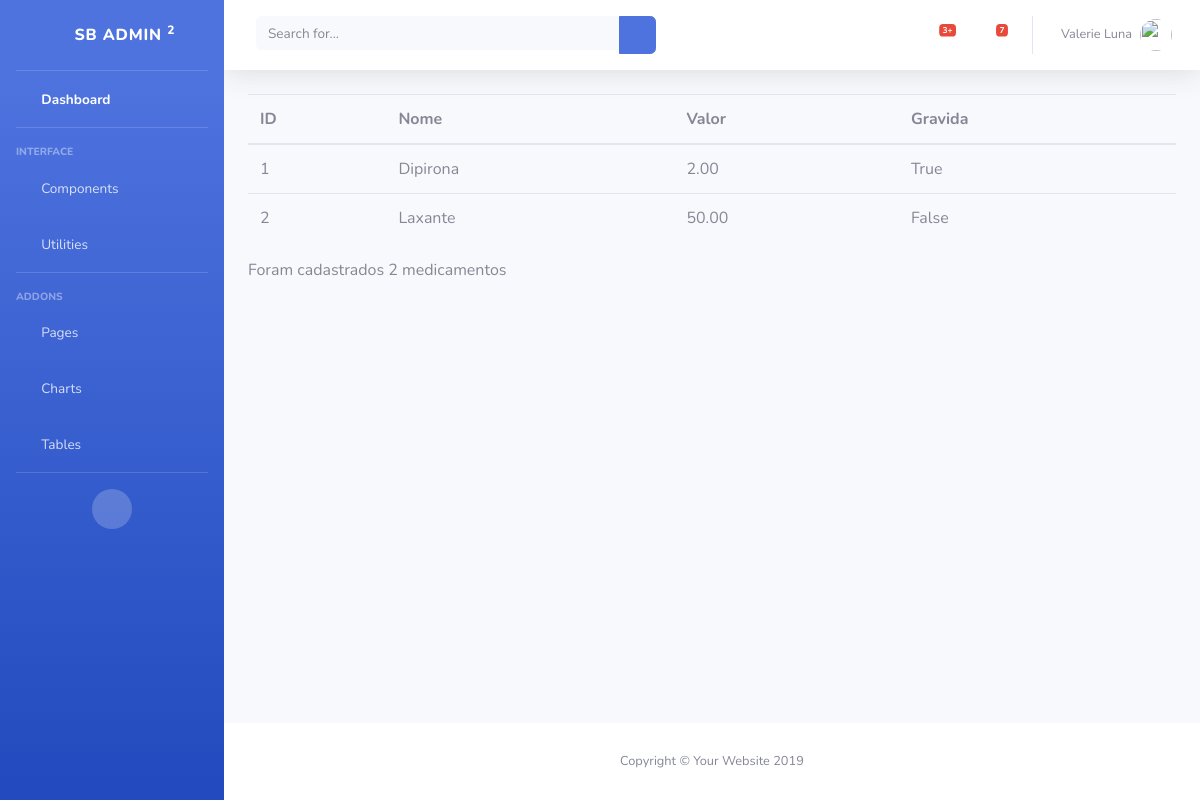
Page /atendimento/medicamento/ on the earlier database version.
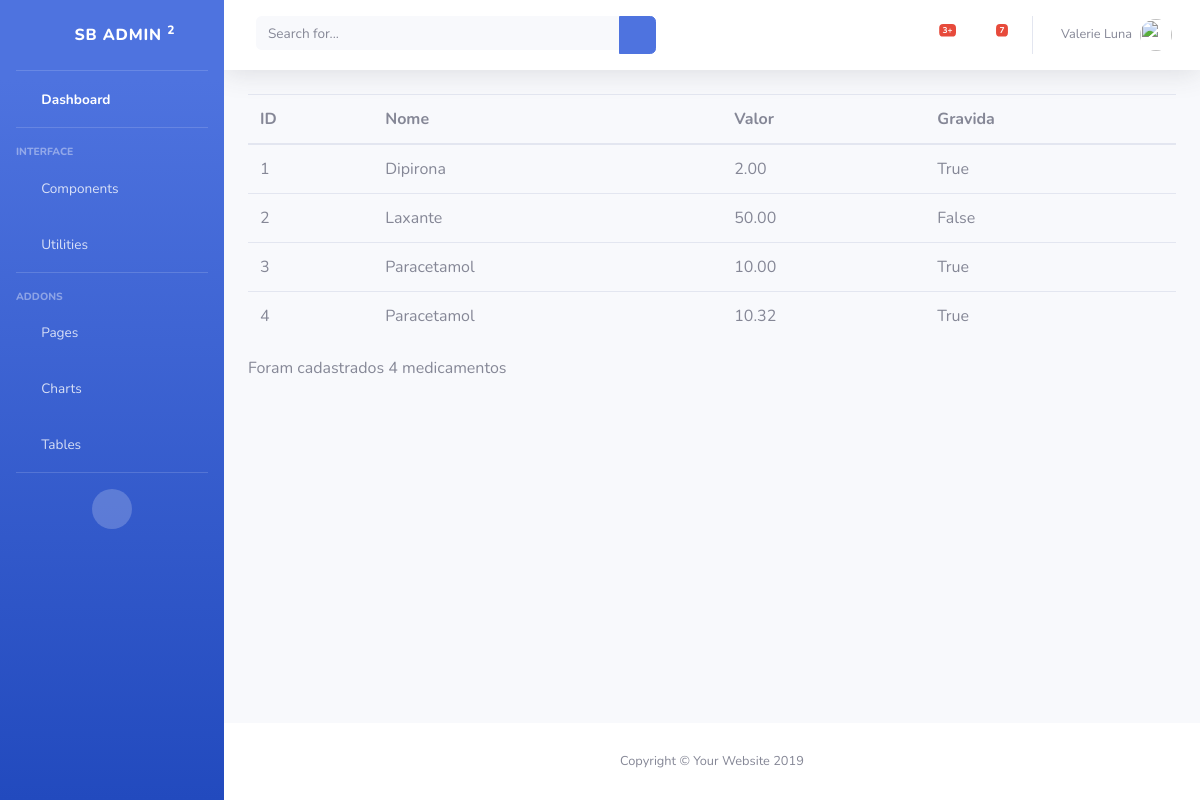
Same page on the later database version.
### atendimento/models.py (models this page shows)
class Medicamento(models.Model):
    nome = models.CharField(max_length=20)
    valor = models.DecimalField(max_digits=9,decimal_places=2)
    gravida = models.BooleanField()

### atendimento/views.py (the view)
# urls.py: path('medicamento/', views.medicamento_list),
def medicamento_list(request):
    medicamentos = Medicamento.objects.all()
    return render (request, 'medicamento/list.html', {'medicamentos': medicamentos})

### atendimento/templates/medicamento/list.html
{% extends 'base.html' %}
{% block conteudo %}
<table class="table">
        <thead>
            <tr>
                <th>ID</th>
                <th>Nome</th>
                <th>Valor</th>
                <th>Gravida</th>
            </tr>
        </thead>
        <tbody>
            {% for medicamento in medicamentos %}
                <tr>
                    <td>{{medicamento.id}}</td>
                    <td>{{medicamento.nome}}</td>
                    <td>{{medicamento.valor}}</td>
                    <td>{{medicamento.gravida}}</td>
                </tr>
            {% endfor %}
        </tbody>
    </table>
    <p>Foram cadastrados {{ medicamentos | length }} medicamentos</p>
{% endblock %}

Differences in the rows shown:
added Medicamento: id "3", nome "Paracetamol", valor "10.00", gravida "True"
added Medicamento: id "4", nome "Paracetamol", valor "10.32", gravida "True"
Other differences:
{{ medicamentos | length }}: "2" → "4"
